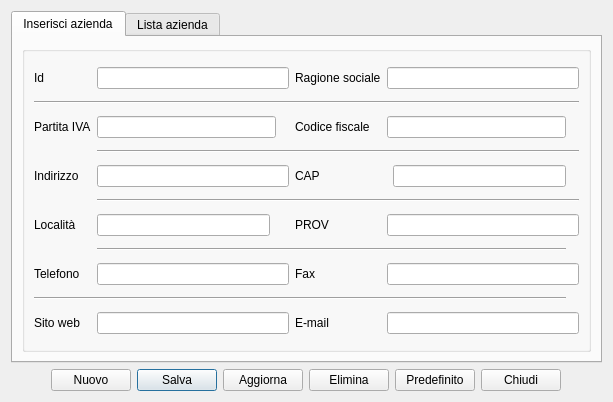
<?xml version="1.0" encoding="UTF-8"?>
<ui version="4.0">
 <class>azienda</class>
 <widget class="QDialog" name="azienda">
  <property name="windowModality">
   <enum>Qt::WindowModal</enum>
  </property>
  <property name="geometry">
   <rect>
    <x>0</x>
    <y>0</y>
    <width>613</width>
    <height>402</height>
   </rect>
  </property>
  <property name="sizePolicy">
   <sizepolicy hsizetype="Expanding" vsizetype="Expanding">
    <horstretch>0</horstretch>
    <verstretch>0</verstretch>
   </sizepolicy>
  </property>
  <property name="windowTitle">
   <string>Azienda</string>
  </property>
  <property name="windowIcon">
   <iconset resource="../fabaria.qrc">
    <normaloff>:/images/logo4.png</normaloff>:/images/logo4.png</iconset>
  </property>
  <property name="styleSheet">
   <string notr="true"/>
  </property>
  <layout class="QGridLayout" name="gridLayout_2">
   <item row="0" column="0" colspan="8">
    <widget class="QTabWidget" name="tabWidget">
     <property name="currentIndex">
      <number>0</number>
     </property>
     <widget class="QWidget" name="tab">
      <attribute name="title">
       <string>Inserisci azienda</string>
      </attribute>
      <layout class="QGridLayout" name="gridLayout_3">
       <item row="0" column="0">
        <widget class="QGroupBox" name="groupBox">
         <property name="sizePolicy">
          <sizepolicy hsizetype="Preferred" vsizetype="Preferred">
           <horstretch>0</horstretch>
           <verstretch>0</verstretch>
          </sizepolicy>
         </property>
         <property name="toolTip">
          <string>Anagrafica azienda</string>
         </property>
         <layout class="QGridLayout" name="gridLayout">
          <item row="4" column="0">
           <widget class="QLabel" name="label_3">
            <property name="text">
             <string>Partita IVA</string>
            </property>
           </widget>
          </item>
          <item row="14" column="0" colspan="7">
           <widget class="Line" name="line_6">
            <property name="orientation">
             <enum>Qt::Horizontal</enum>
            </property>
           </widget>
          </item>
          <item row="9" column="1" colspan="7">
           <widget class="Line" name="line_3">
            <property name="orientation">
             <enum>Qt::Horizontal</enum>
            </property>
           </widget>
          </item>
          <item row="15" column="5" colspan="3">
           <widget class="QLineEdit" name="email"/>
          </item>
          <item row="1" column="4">
           <widget class="QLabel" name="label_2">
            <property name="text">
             <string>Ragione sociale</string>
            </property>
           </widget>
          </item>
          <item row="15" column="0">
           <widget class="QLabel" name="label_10">
            <property name="text">
             <string>Sito web</string>
            </property>
           </widget>
          </item>
          <item row="13" column="5" colspan="3">
           <widget class="QLineEdit" name="fax"/>
          </item>
          <item row="15" column="1" colspan="3">
           <widget class="QLineEdit" name="web"/>
          </item>
          <item row="1" column="0">
           <widget class="QLabel" name="label">
            <property name="text">
             <string>Id</string>
            </property>
           </widget>
          </item>
          <item row="2" column="0" colspan="8">
           <widget class="Line" name="line">
            <property name="orientation">
             <enum>Qt::Horizontal</enum>
            </property>
           </widget>
          </item>
          <item row="12" column="1" colspan="6">
           <widget class="Line" name="line_5">
            <property name="orientation">
             <enum>Qt::Horizontal</enum>
            </property>
           </widget>
          </item>
          <item row="11" column="1">
           <widget class="QLineEdit" name="localita"/>
          </item>
          <item row="11" column="4">
           <widget class="QLabel" name="label_8">
            <property name="text">
             <string>PROV</string>
            </property>
           </widget>
          </item>
          <item row="8" column="1" colspan="3">
           <widget class="QLineEdit" name="indirizzo"/>
          </item>
          <item row="15" column="4">
           <widget class="QLabel" name="label_12">
            <property name="text">
             <string>E-mail</string>
            </property>
           </widget>
          </item>
          <item row="1" column="1" colspan="3">
           <widget class="QLineEdit" name="id">
            <property name="readOnly">
             <bool>true</bool>
            </property>
           </widget>
          </item>
          <item row="6" column="1" colspan="7">
           <widget class="Line" name="line_2">
            <property name="orientation">
             <enum>Qt::Horizontal</enum>
            </property>
           </widget>
          </item>
          <item row="11" column="0">
           <widget class="QLabel" name="label_7">
            <property name="text">
             <string>Località</string>
            </property>
           </widget>
          </item>
          <item row="4" column="1" colspan="2">
           <widget class="QLineEdit" name="p_iva"/>
          </item>
          <item row="8" column="0">
           <widget class="QLabel" name="label_5">
            <property name="text">
             <string>Indirizzo</string>
            </property>
           </widget>
          </item>
          <item row="8" column="4">
           <widget class="QLabel" name="label_6">
            <property name="text">
             <string>CAP</string>
            </property>
           </widget>
          </item>
          <item row="4" column="7">
           <widget class="QLabel" name="codfis_image">
            <property name="text">
             <string/>
            </property>
           </widget>
          </item>
          <item row="13" column="4">
           <widget class="QLabel" name="label_11">
            <property name="text">
             <string>Fax</string>
            </property>
           </widget>
          </item>
          <item row="13" column="0">
           <widget class="QLabel" name="label_9">
            <property name="text">
             <string>Telefono</string>
            </property>
           </widget>
          </item>
          <item row="11" column="5" colspan="3">
           <widget class="QLineEdit" name="prov"/>
          </item>
          <item row="1" column="5" colspan="3">
           <widget class="QLineEdit" name="rag_soc"/>
          </item>
          <item row="13" column="1" colspan="3">
           <widget class="QLineEdit" name="telef"/>
          </item>
          <item row="4" column="4">
           <widget class="QLabel" name="label_4">
            <property name="text">
             <string>Codice fiscale</string>
            </property>
           </widget>
          </item>
          <item row="4" column="3">
           <widget class="QLabel" name="codiva_image">
            <property name="text">
             <string/>
            </property>
           </widget>
          </item>
          <item row="4" column="5" colspan="2">
           <widget class="QLineEdit" name="cod_f"/>
          </item>
          <item row="8" column="6">
           <widget class="QLineEdit" name="cap"/>
          </item>
         </layout>
        </widget>
       </item>
      </layout>
     </widget>
     <widget class="QWidget" name="tab_2">
      <attribute name="title">
       <string>Lista azienda</string>
      </attribute>
      <layout class="QGridLayout" name="gridLayout_4">
       <item row="0" column="0">
        <widget class="QTableView" name="tableView">
         <attribute name="verticalHeaderDefaultSectionSize">
          <number>25</number>
         </attribute>
        </widget>
       </item>
      </layout>
     </widget>
    </widget>
   </item>
   <item row="1" column="0">
    <spacer name="horizontalSpacer_3">
     <property name="orientation">
      <enum>Qt::Horizontal</enum>
     </property>
     <property name="sizeHint" stdset="0">
      <size>
       <width>40</width>
       <height>20</height>
      </size>
     </property>
    </spacer>
   </item>
   <item row="1" column="2">
    <widget class="QPushButton" name="licenza">
     <property name="sizePolicy">
      <sizepolicy hsizetype="Preferred" vsizetype="Preferred">
       <horstretch>0</horstretch>
       <verstretch>0</verstretch>
      </sizepolicy>
     </property>
     <property name="maximumSize">
      <size>
       <width>16777215</width>
       <height>35</height>
      </size>
     </property>
     <property name="toolTip">
      <string>Salva azienda</string>
     </property>
     <property name="text">
      <string>Salva</string>
     </property>
     <property name="icon">
      <iconset resource="../fabaria.qrc">
       <normaloff>:/images/dialog-ok-apply.png</normaloff>:/images/dialog-ok-apply.png</iconset>
     </property>
     <property name="iconSize">
      <size>
       <width>16</width>
       <height>16</height>
      </size>
     </property>
    </widget>
   </item>
   <item row="1" column="4">
    <widget class="QPushButton" name="pushButton_2">
     <property name="sizePolicy">
      <sizepolicy hsizetype="Preferred" vsizetype="Preferred">
       <horstretch>0</horstretch>
       <verstretch>0</verstretch>
      </sizepolicy>
     </property>
     <property name="sizeIncrement">
      <size>
       <width>10</width>
       <height>10</height>
      </size>
     </property>
     <property name="toolTip">
      <string>Elimina azienda</string>
     </property>
     <property name="text">
      <string>Elimina</string>
     </property>
     <property name="icon">
      <iconset resource="../fabaria.qrc">
       <normaloff>:/images/edit-delete.png</normaloff>:/images/edit-delete.png</iconset>
     </property>
     <property name="iconSize">
      <size>
       <width>16</width>
       <height>16</height>
      </size>
     </property>
    </widget>
   </item>
   <item row="1" column="7">
    <spacer name="horizontalSpacer_4">
     <property name="orientation">
      <enum>Qt::Horizontal</enum>
     </property>
     <property name="sizeHint" stdset="0">
      <size>
       <width>40</width>
       <height>20</height>
      </size>
     </property>
    </spacer>
   </item>
   <item row="1" column="6">
    <widget class="QPushButton" name="pushButton">
     <property name="sizePolicy">
      <sizepolicy hsizetype="Preferred" vsizetype="Preferred">
       <horstretch>0</horstretch>
       <verstretch>0</verstretch>
      </sizepolicy>
     </property>
     <property name="toolTip">
      <string>Esci da anagrafica 
azienda</string>
     </property>
     <property name="text">
      <string>Chiudi</string>
     </property>
     <property name="icon">
      <iconset resource="../../backup_restore_db/images.qrc">
       <normaloff>:/images/dialog-close.png</normaloff>:/images/dialog-close.png</iconset>
     </property>
     <property name="iconSize">
      <size>
       <width>16</width>
       <height>16</height>
      </size>
     </property>
    </widget>
   </item>
   <item row="1" column="1">
    <widget class="QPushButton" name="nuova_azienda">
     <property name="text">
      <string>Nuovo</string>
     </property>
     <property name="icon">
      <iconset resource="../fabaria.qrc">
       <normaloff>:/images/filenew.png</normaloff>:/images/filenew.png</iconset>
     </property>
    </widget>
   </item>
   <item row="1" column="5">
    <widget class="QPushButton" name="predefinita">
     <property name="text">
      <string>Predefinito</string>
     </property>
     <property name="icon">
      <iconset resource="../fabaria.qrc">
       <normaloff>:/images/predefinito.png</normaloff>:/images/predefinito.png</iconset>
     </property>
    </widget>
   </item>
   <item row="1" column="3">
    <widget class="QPushButton" name="update_azienda">
     <property name="text">
      <string>Aggiorna</string>
     </property>
     <property name="icon">
      <iconset resource="../fabaria.qrc">
       <normaloff>:/images/pagate.png</normaloff>:/images/pagate.png</iconset>
     </property>
    </widget>
   </item>
  </layout>
 </widget>
 <tabstops>
  <tabstop>id</tabstop>
  <tabstop>rag_soc</tabstop>
  <tabstop>p_iva</tabstop>
  <tabstop>cod_f</tabstop>
  <tabstop>indirizzo</tabstop>
  <tabstop>cap</tabstop>
  <tabstop>localita</tabstop>
  <tabstop>prov</tabstop>
  <tabstop>telef</tabstop>
  <tabstop>fax</tabstop>
  <tabstop>web</tabstop>
  <tabstop>email</tabstop>
  <tabstop>nuova_azienda</tabstop>
  <tabstop>licenza</tabstop>
  <tabstop>update_azienda</tabstop>
  <tabstop>pushButton_2</tabstop>
  <tabstop>predefinita</tabstop>
  <tabstop>pushButton</tabstop>
  <tabstop>tabWidget</tabstop>
  <tabstop>tableView</tabstop>
 </tabstops>
 <resources>
  <include location="../../backup_restore_db/images.qrc"/>
  <include location="../fabaria.qrc"/>
 </resources>
 <connections/>
</ui>
